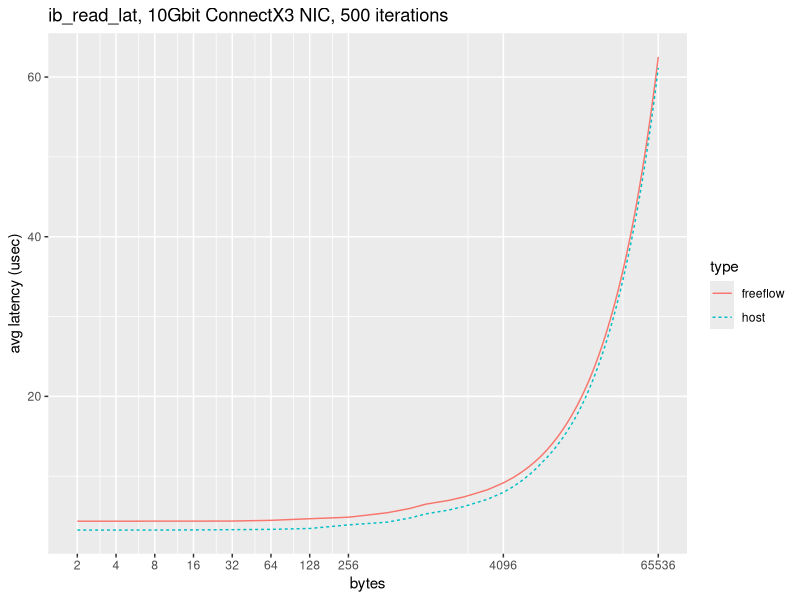
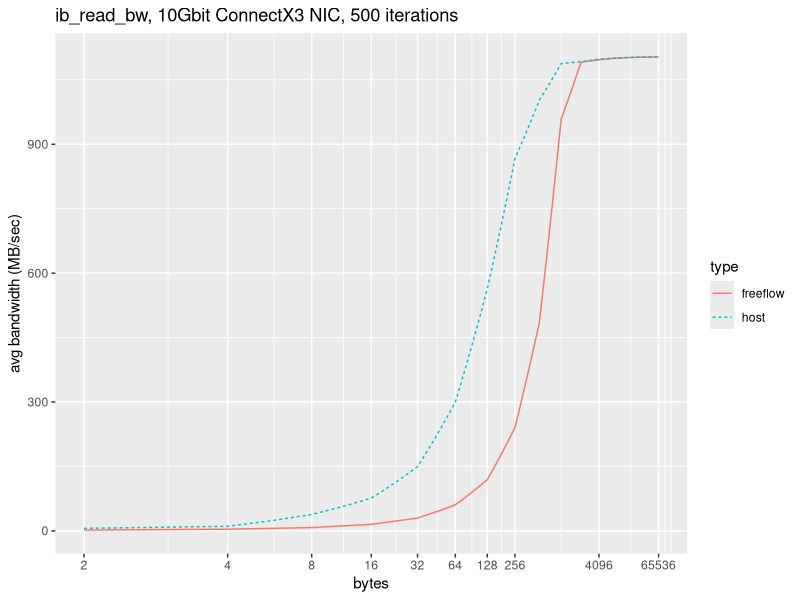
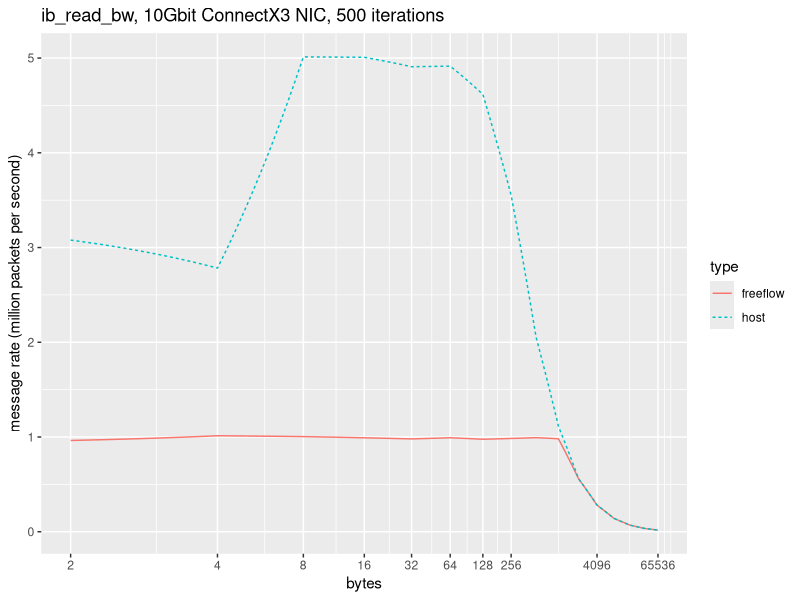
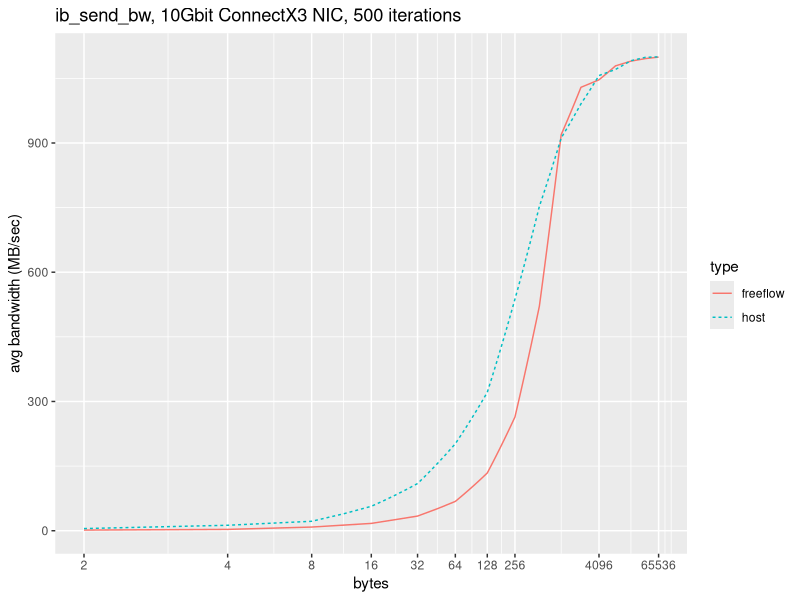
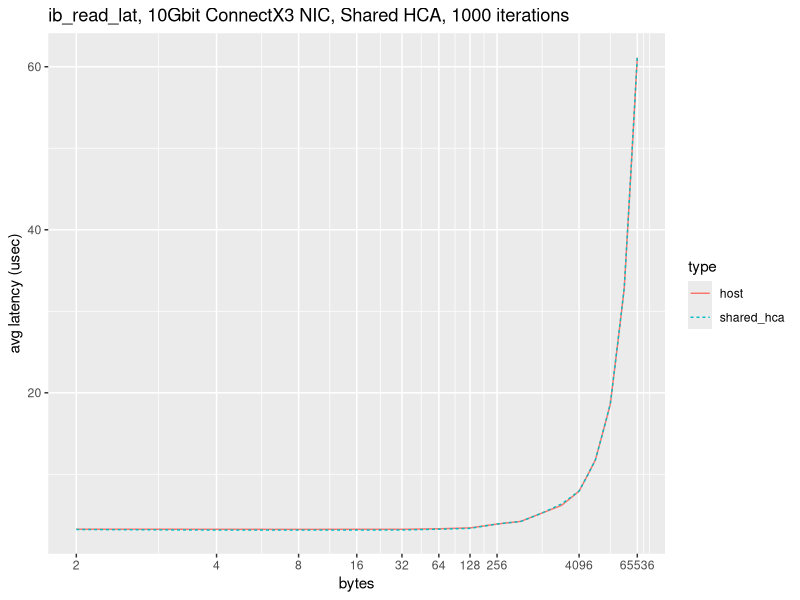
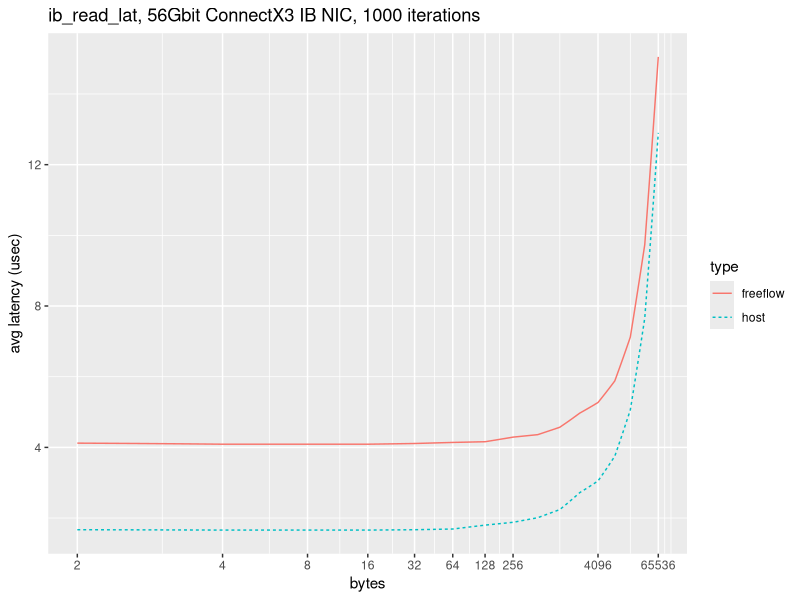

These figures' R source, in order:
## ---- chunk 1
library(ggplot2)
library(scales)
## ---- chunk 2
roce_10gb_read_lat <- read.csv("roce_10gb_read_lat.csv")
roce_10gb_read_lat$bytes = roce_10gb_read_lat$X.bytes
roce_10gb_read_lat$avg = roce_10gb_read_lat$t_avg.usec.

roce_10gb_read_bw <- read.csv("roce_10gb_read_bw.csv")
roce_10gb_read_bw$bytes = roce_10gb_read_bw$X.bytes
roce_10gb_read_bw$avg = roce_10gb_read_bw$BW.average.MB.sec.
roce_10gb_read_bw$mpps = roce_10gb_read_bw$MsgRate.Mpps.

roce_10gb_send_bw <- read.csv("roce_10gb_send_bw.csv")
roce_10gb_send_bw$bytes = roce_10gb_send_bw$X.bytes
roce_10gb_send_bw$avg = roce_10gb_send_bw$BW.average.MB.sec.
roce_10gb_send_bw$mpps = roce_10gb_send_bw$MsgRate.Mpps.

roce_macvlan_10gb_read_lat <- read.csv("roce_macvlan_10gb_read_lat.csv")
roce_macvlan_10gb_read_lat$bytes = roce_macvlan_10gb_read_lat$X.bytes
roce_macvlan_10gb_read_lat$avg = roce_macvlan_10gb_read_lat$t_avg.usec.

ib_56gb_read_lat <- read.csv("ib_56gb_read_lat.csv")
ib_56gb_read_lat$bytes = ib_56gb_read_lat$X.bytes
ib_56gb_read_lat$avg = ib_56gb_read_lat$t_avg.usec.
## ---- chunk 3
read_lat_plot = ggplot(subset(roce_10gb_read_lat, bytes <= 2^16), aes(x = bytes, y = avg)) + 
  geom_line(aes(color = type, linetype = type)) + 
  labs(title = "ib_read_lat, 10Gbit ConnectX3 NIC, 500 iterations", y="avg latency (usec)") + 
  scale_x_continuous(breaks=sapply(c(1:8, 12, 16), function(x) 2^x)) +
  coord_trans(x="log2")
read_lat_plot
## ---- chunk 4
read_bw_plot = ggplot(subset(roce_10gb_read_bw, bytes <= 2^16), aes(x = bytes, y = avg)) + 
  geom_line(aes(color = type, linetype = type)) + 
  labs(title = "ib_read_bw, 10Gbit ConnectX3 NIC, 500 iterations", y='avg bandwidth (MB/sec)') + 
  scale_x_continuous(trans='log2', breaks=sapply(c(1:8, 12, 16), function(x) 2^x)) +
  coord_trans(x="log2")
read_bw_plot
## ---- chunk 5
read_bw_mpps_plot = ggplot(subset(roce_10gb_read_bw, bytes <= 2^16), aes(x = bytes, y = mpps)) + 
  geom_line(aes(color = type, linetype = type)) + 
  labs(title = "ib_read_bw, 10Gbit ConnectX3 NIC, 500 iterations", y='message rate (million packets per second)') + 
  scale_x_continuous(trans='log2', breaks=sapply(c(1:8, 12, 16), function(x) 2^x)) +
  coord_trans(x="log2")
read_bw_mpps_plot
## ---- chunk 6
send_bw_plot = ggplot(subset(roce_10gb_send_bw, bytes <= 2^16), aes(x = bytes, y = avg)) + 
  geom_line(aes(color = type, linetype = type)) + 
  labs(title = "ib_send_bw, 10Gbit ConnectX3 NIC, 500 iterations", y='avg bandwidth (MB/sec)') + 
  scale_x_continuous(trans='log2', breaks=sapply(c(1:8, 12, 16), function(x) 2^x)) +
  coord_trans(x="log2")
send_bw_plot
## ---- chunk 7
macvlan_read_lat_plot = ggplot(subset(roce_macvlan_10gb_read_lat, bytes <= 2^16), aes(x = bytes, y = avg)) + 
  geom_line(aes(color = type, linetype = type)) + 
  labs(title = "ib_read_lat, 10Gbit ConnectX3 NIC, Shared HCA, 1000 iterations", y="avg latency (usec)") + 
  scale_x_continuous(trans='log2', breaks=sapply(c(1:8, 12, 16), function(x) 2^x)) +
  coord_trans(x="log2")
macvlan_read_lat_plot
## ---- chunk 8
ib_56gb_read_lat_plot = ggplot(subset(ib_56gb_read_lat, bytes <= 2^16), aes(x = bytes, y = avg)) + 
  geom_line(aes(color = type, linetype = type)) + 
  labs(title = "ib_read_lat, 56Gbit ConnectX3 IB NIC, 1000 iterations", y="avg latency (usec)") + 
  scale_x_continuous(trans='log2', breaks=sapply(c(1:8, 12, 16), function(x) 2^x)) +
  coord_trans(x="log2")
ib_56gb_read_lat_plot
